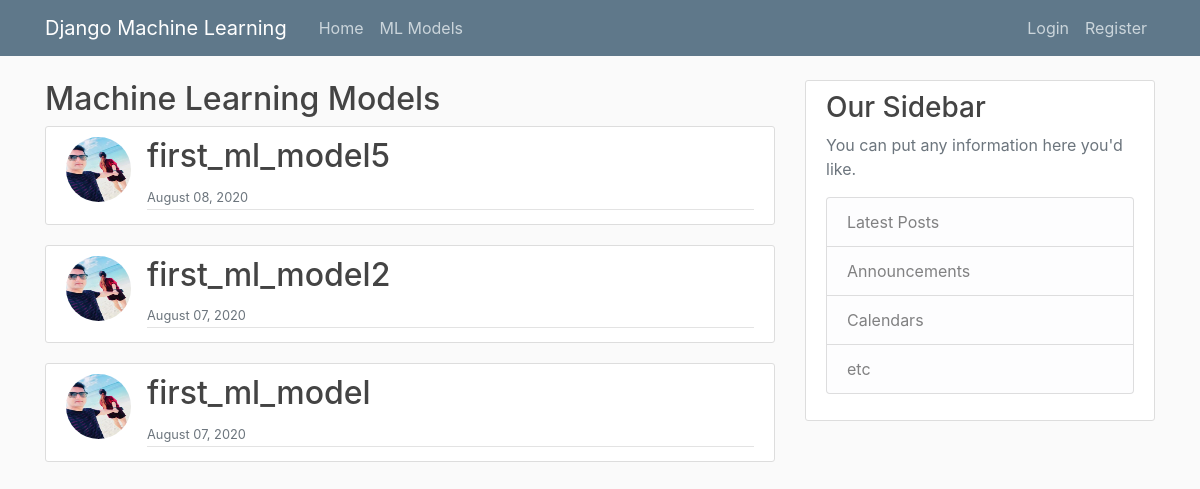
Screenshot of /machine_learning/model-list/ with the database file from the repository.
### machine_learning/models.py (models this page shows, shortened)
class ml_models(models.Model):
    model_name =  models.CharField(max_length=100)
    description =  models.TextField()
    create_date = models.DateTimeField(default=timezone.now)
    created_by = models.ForeignKey(User, null=True, blank=True, on_delete=models.DO_NOTHING, related_name='created_by')

### users/models.py (models this page shows, shortened)
class Profile(models.Model):
    user = models.OneToOneField(User, on_delete=models.CASCADE)
    image = models.ImageField(default="default.jpg", upload_to="profile_pics")

### machine_learning/views.py (the view)
# urls.py: path('machine_learning/model-list/', MLListView.as_view(), name="model-list"),
class MLListView(ListView):
    model = ml_models
    template_name = 'machine_learning/home.html' # <app>/<model>_<viewType>.html
    context_object_name = 'model_list'
    ordering = ['-create_date'] # to change the display order on UI DESC order

### machine_learning/templates/machine_learning/home.html
{% extends "machine_learning/base.html" %}
{% block details %}
    <h2>Machine Learning Models</h2>
    {% for detail in model_list %}
        <article class="media content-section">
            <img class="rounded-circle article-img" src="{{ detail.created_by.profile.image.url }}">
            <div class="media-body">
                <div class="article-metadata">
                    <h2><a class="article-title" href="{% url 'machine_learning-detail' detail.id %}">{{ detail.model_name }}</a></h2>
                    <small class="text-muted">{{ detail.create_date|date:"F d, Y" }}</small>
                </div>
            </div>
        </article>
    {% endfor %}
{% endblock details %}

### machine_learning/templates/machine_learning/base.html (shortened to what this page needs)
{% load static %}
<!DOCTYPE html>
<html>
    <head>
        <link rel="stylesheet" href="https://maxcdn.bootstrapcdn.com/bootstrap/4.0.0/css/bootstrap.min.css">
        <link rel="stylesheet" type='text/css' href="{% static 'machine_learning/main.css' %}">
    </head>
    <body>
        <header class="site-header">
            <nav class="navbar navbar-expand-md navbar-dark bg-steel fixed-top">
              <div class="container">
                <a class="navbar-brand mr-4" href="{% url 'home' %}">Django Machine Learning</a>
                <div class="collapse navbar-collapse" id="navbarToggle">
                  <div class="navbar-nav mr-auto">
                    <a class="nav-item nav-link" href="{% url 'home' %}">Home</a>
                    <a class="nav-item nav-link" href="{% url 'model-list' %}">ML Models</a>
                  </div>
                  <div class="navbar-nav">
                    {% if user.is_authenticated %}
                      <a class="nav-item nav-link" href="{% url 'profile' %}">Profile</a>
                      <a class="nav-item nav-link" href="{% url 'logout' %}">Logout</a>
                    {% else %}
                      <a class="nav-item nav-link" href="{% url 'login' %}">Login</a>
                      <a class="nav-item nav-link" href="{% url 'register' %}">Register</a>
                    {% endif %}
                  </div>
                </div>
              </div>
            </nav>
        </header>
        <main role="main" class="container">
            <div class="row">
                <div class="col-md-8">
                  {% block details %}{% endblock %}
                </div>
                <div class="col-md-4">
                <div class="content-section">
                    <h3>Our Sidebar</h3>
                    <p class='text-muted'>You can put any information here you'd like.
                    <ul class="list-group">
                        <li class="list-group-item list-group-item-light">Latest Posts</li>
                        <li class="list-group-item list-group-item-light">Announcements</li>
                        <li class="list-group-item list-group-item-light">Calendars</li>
                        <li class="list-group-item list-group-item-light">etc</li>
                    </ul>
                    </p>
                </div>
                </div>
            </div>
        </main>
    </body>
</html>

### machine_learning/static/machine_learning/main.css (style rules this page uses)
body { background: #fafafa; color: #333333; margin-top: 5rem; }
h1, h2, h3, h4, h5, h6 { color: #444444; }
ul { margin: 0; }
.bg-steel { background-color: #5f788a; }
.site-header .navbar-nav .nav-link { color: #cbd5db; }
.content-section { background: #ffffff; padding: 10px 20px; border: 1px solid #dddddd; border-radius: 3px; margin-bottom: 20px; }
.article-title { color: #444444; }
.article-img { height: 65px; width: 65px; margin-right: 16px; }
.article-metadata { padding-bottom: 1px; margin-bottom: 4px; border-bottom: 1px solid #e3e3e3 }

### rows the page displays
ml_models: created_by.profile.image (picture), model_name "first_ml_model5", create_date "August 08, 2020"
ml_models: created_by.profile.image (picture), model_name "first_ml_model2", create_date "August 07, 2020"
ml_models: created_by.profile.image (picture), model_name "first_ml_model", create_date "August 07, 2020"
